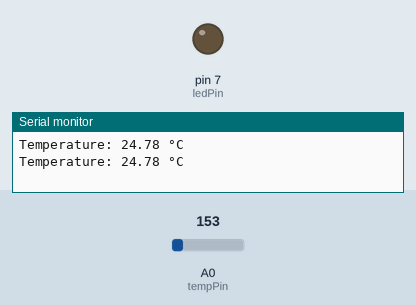
Recording of a sketch running on a simulated Arduino Uno, built with avr-gcc and run on an emulated ATmega328P. Shown: output pins drawn as LEDs (lit = HIGH), the last lines printed to the serial monitor. The inputs (shaded band) are chosen by the test bench; at power-on: A0 (tempPin) = 153.

Above: at 1.8 s.
1.9 s: A0 (tempPin) set to 170
At 2.8 s:
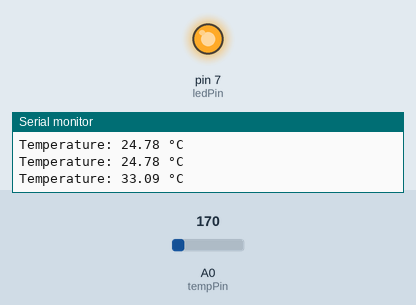
7.5 s: A0 (tempPin) set to 165
Timing chart, 0 to 17.6 s (numbered marks = the images above; inputs shaded):
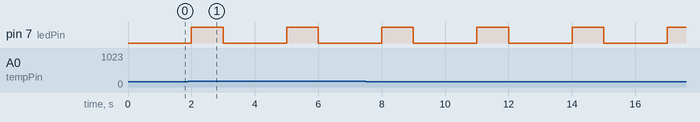

Measured:
- the behaviour switches between 163 and 164 on A0 (tempPin) (found by bisection; images 0 and 1)
- after the input at 1.9 s, pin 7 (ledPin): alternates HIGH for 1.0 s and LOW for 2.0 s, starting after 0.10 s

The sketch:

bluetooth__iot.ino
```cpp
const int tempPin = A0;     // TMP36 connected to analog pin A0
const int ledPin = 7;       // LED connected to digital pin D9
float temperature;          // Variable to store temperature
int thresholdTemp = 30;     // Threshold temperature in °

void setup()
{
  pinMode(ledPin, OUTPUT);
  Serial.begin(9600);
}

void loop()
{
  int reading = analogRead(tempPin);

  // Convert analog reading to voltage
  float voltage = reading * 5.0 / 1023.0;

  // Convert voltage to temperature in Celsius
  temperature = (voltage - 0.5) * 100;

  Serial.print("Temperature: ");
  Serial.print(temperature);
  Serial.println(" °C");

  // Turn on LED if temperature exceeds threshold
  if (temperature > thresholdTemp) {
    digitalWrite(ledPin, HIGH);
    delay(1000);
    digitalWrite(ledPin, LOW);
    delay(1000);
  } else {
    digitalWrite(ledPin, LOW);
  }

  delay(1000); // Wait 1 second
}
```
